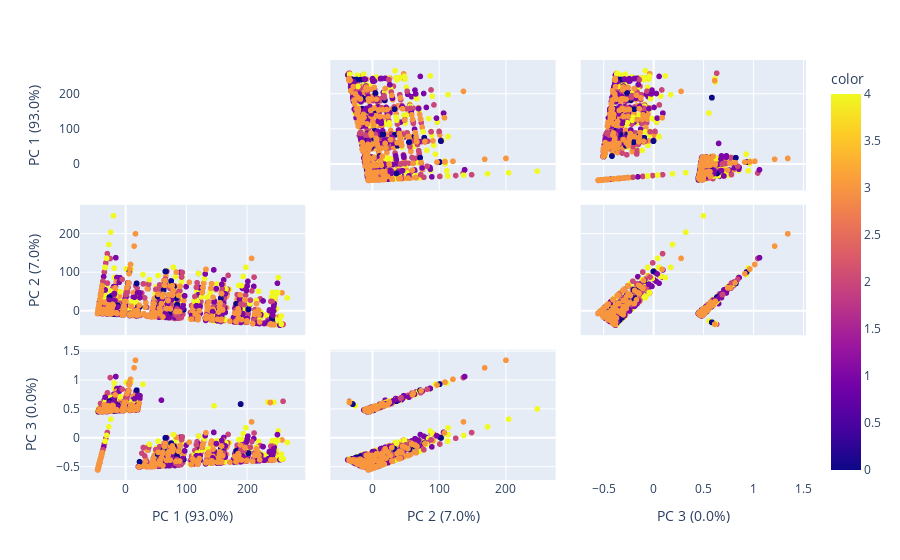

The code cell stored with this chart in its notebook:
### Markdown cell above
## Since there are lots of outliers, we shall use PCA, to get the most important features instead of removing outliers because they could be of high correlation with the target variable

### Code cell
import plotly.express as px
from sklearn.decomposition import PCA
# read the data
df = pd.read_csv('train_balanced_corr.csv')

# select all columns except the target variable
features = df.columns[:-1]

pca = PCA(n_components=3)

components = pca.fit_transform(df[features])
labels = {
    str(i): f"PC {i+1} ({var:.1f}%)"
    for i, var in enumerate(pca.explained_variance_ratio_ * 100)
}


fig = px.scatter_matrix(
    components,
    labels=labels,
    dimensions=range(3),
    color=df['AdoptionSpeed']
)

fig.update_traces(diagonal_visible=False)
fig.show()

### Figure 1 — Plotly figure (JSON) as saved in the notebook; plotly's stock layout.template omitted (floating-point values rounded to 4 significant figures; data arrays with more than 128 entries replaced by an {"elided": "..."} marker saying what was removed)
{"data": [{"diagonal": {"visible": false}, "dimensions": [{"axis": {"matches": true}, "label": "PC 1 (93.0%)", "values": {"elided": "16870 float values"}}, {"axis": {"matches": true}, "label": "PC 2 (7.0%)", "values": {"elided": "16870 float values"}}, {"axis": {"matches": true}, "label": "PC 3 (0.0%)", "values": {"elided": "16870 float values"}}], "hovertemplate": "%{xaxis.title.text}=%{x}<br>%{yaxis.title.text}=%{y}<br>color=%{marker.color}<extra></extra>", "legendgroup": "", "marker": {"color": {"elided": "16870 int values"}, "coloraxis": "coloraxis", "symbol": "circle"}, "name": "", "showlegend": false, "type": "splom"}], "layout": {"coloraxis": {"colorbar": {"title": {"text": "color"}}, "colorscale": [[0, "#0d0887"], [0.1111, "#46039f"], [0.2222, "#7201a8"], [0.3333, "#9c179e"], [0.4444, "#bd3786"], [0.5556, "#d8576b"], [0.6667, "#ed7953"], [0.7778, "#fb9f3a"], [0.8889, "#fdca26"], [1, "#f0f921"]]}, "dragmode": "select", "legend": {"tracegroupgap": 0}, "margin": {"t": 60}}}
